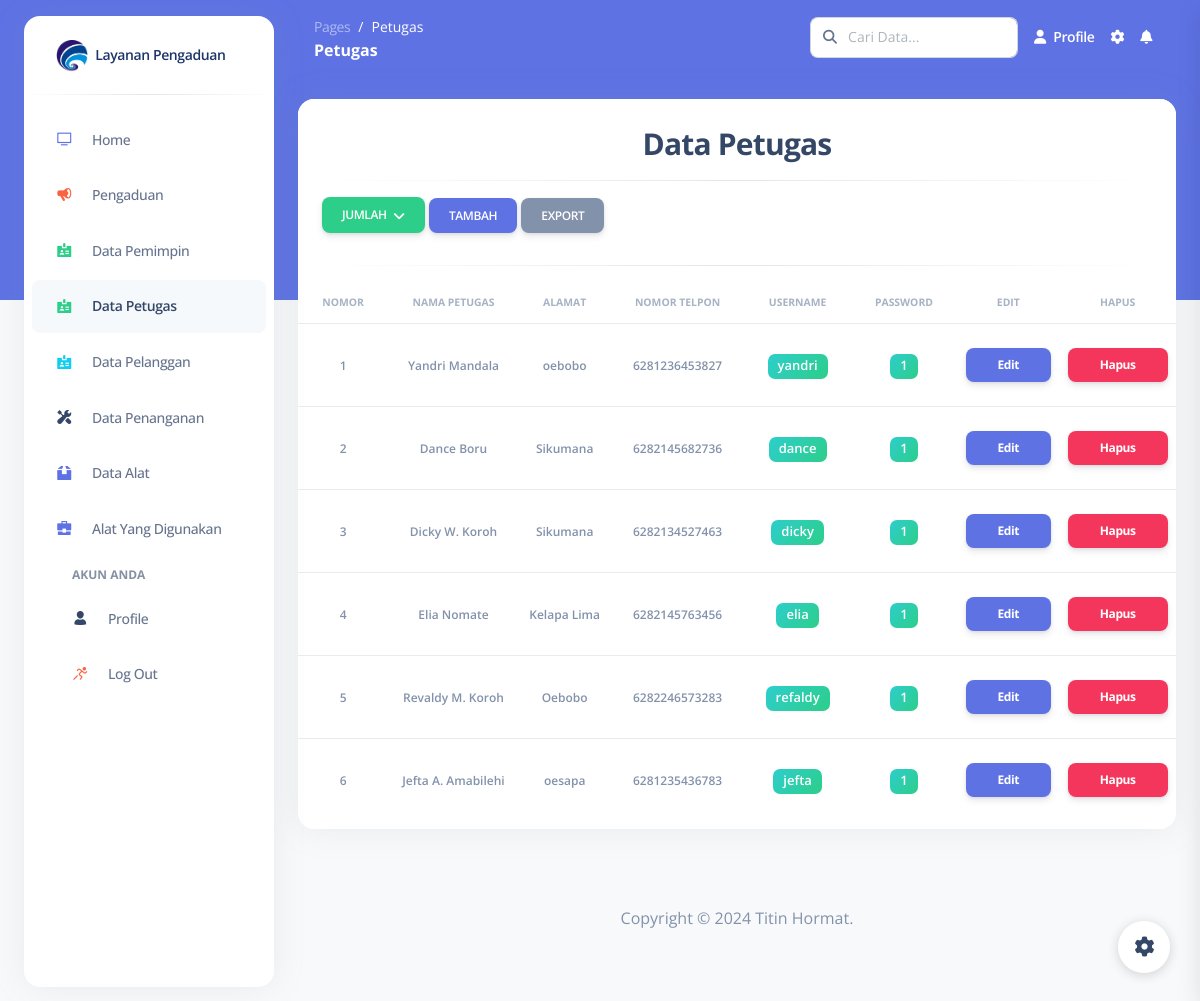
The page /pages/admin_data_petugas.php (signed in) on the database its author committed.
### tables this page shows
CREATE TABLE `petugas` (
  `id_petugas` int(20) NOT NULL,
  `nama_petugas` varchar(200) NOT NULL,
  `alamat` text NOT NULL,
  `nomor_telpon` varchar(30) NOT NULL,
  `username` varchar(50) NOT NULL,
  `password` varchar(50) NOT NULL,
  `deskripsi` text NOT NULL,
  `gambar` text NOT NULL
);

### pages/admin_data_petugas.php (the view, shortened to what the rows shown need)
<!DOCTYPE html>
<html lang="en">
<head>
    <link href="../assets/css/nucleo-icons.css" rel="stylesheet" />
    <link href="../assets/css/nucleo-svg.css" rel="stylesheet" />
    <link href="../assets/css/nucleo-svg.css" rel="stylesheet" />
    <link id="pagestyle" href="../assets/css/argon-dashboard.css?v=2.0.4" rel="stylesheet" />
</head>
<body class="g-sidenav-show   bg-gray-100">
    <main class="main-content position-relative border-radius-lg ">
        <div class="container-fluid py-4">
            <div class="row">
                <div class="col-12">
                    <div class="card mb-4">
                        <div class="card-body px-0 pt-0 pb-2">
                            <div class="table-responsive p-0">
                                <table class="table align-items-center mb-0">
                                    <thead>
                                        <tr>
                                            <th class="text-uppercase text-center text-secondary text-xxs font-weight-bolder opacity-7">
                                                Nomor</th>
                                            <th class="text-center text-uppercase text-secondary text-xxs font-weight-bolder opacity-7">
                                                Nama Petugas</th>
                                            <th class="text-center text-uppercase text-secondary text-xxs font-weight-bolder opacity-7">
                                                Alamat</th>
                                            <th class="text-center text-uppercase text-secondary text-xxs font-weight-bolder opacity-7">
                                                Nomor Telpon</th>
                                            <th class="text-center text-uppercase text-secondary text-xxs font-weight-bolder opacity-7">
                                                Username</th>
                                            <th class="text-center text-uppercase text-secondary text-xxs font-weight-bolder opacity-7">
                                                Password</th>
                                            <th class="text-center text-uppercase text-secondary text-xxs font-weight-bolder opacity-7">
                                                Edit</th>
                                            <th class="text-center text-uppercase text-secondary text-xxs font-weight-bolder opacity-7">
                                                Hapus</th>
                                        </tr>
                                    </thead>
                                    <tbody>
                                        <?php
                                        include '../koneksi.php';
                                        $query = "SELECT * FROM petugas";
                                        $query .= " ORDER BY id_petugas DESC";
                                        $result = mysqli_query($koneksi, $query);
                                        if (mysqli_num_rows($result) > 0) {
                                            $counter = 1;
                                            while ($row = mysqli_fetch_assoc($result)) {
                                                echo "<tr>";
                                                echo "<td class='align-middle text-center'><span class='text-secondary text-xs font-weight-bold'> $counter </span></td>";
                                                echo "<td class='align-middle text-center'><span class='text-secondary text-xs font-weight-bold'>" . $row['nama_petugas'] . "</span></td>";
                                                echo "<td class='align-middle text-center'><span class='text-secondary text-xs font-weight-bold'>" . $row['alamat'] . "</span></td>";
                                                echo "<td class='align-middle text-center'><span class='text-secondary text-xs font-weight-bold'>" . $row['nomor_telpon'] . "</span></td>";
                                                echo "<td class='align-middle text-center text-sm text-bold'><span class='bg-gradient-success' style='padding: 2px 10px 5px 10px; color: white; border-radius: 7px; font-size: 13px;'>" . $row['username'] . "</span></td>";
                                                echo "<td class='align-middle text-center text-sm text-bold'><span class='bg-gradient-success' style='padding: 2px 10px 5px 10px; color: white; border-radius: 7px; font-size: 13px;'>" . $row['password'] . "</span></td>";
                                                echo "<td class='align-middle text-center'>
                                                        <button class='btn btn-primary btn-sm mt-3' onclick='openEditPetugas(
                                                            \"" . $row['id_petugas'] . "\",
                                                            \"" . $row['nama_petugas'] . "\",
                                                            \"" . $row['alamat'] . "\",
                                                            \"" . $row['nomor_telpon'] . "\",
                                                            \"" . $row['username'] . "\",
                                                            \"" . $row['password'] . "\"
                                                        )'>Edit</button>
                                                        </td>";
                                                echo "<td class='align-middle text-center'>
                                                        <button class='btn btn-danger btn-sm mt-3' onclick='deletePetugas(\"" . $row['id_petugas'] . "\")'>Hapus</button>
                                                    </td>";
                                                echo "</tr>";
                                                $counter++;
                                            }
                                        } else {
                                            echo '<br><tr><td colspan="12" style="text-align: center;">Tidak ada data yang tersedia. Cobalah memasukkan kata kunci yang benar atau tambahkan data.</td></tr>';
                                        }
                                        ?>
                                    </tbody>
                                </table>
                            </div>
                        </div>
                    </div>
                </div>
            </div>
        </div>
    </main>
</body>
</html>

### rows shown on the page
petugas: nama_petugas "Yandri Mandala", alamat "oebobo", nomor_telpon "6281236453827", username "yandri", password "1"
petugas: nama_petugas "Dance Boru", alamat "Sikumana", nomor_telpon "6282145682736", username "dance", password "1"
petugas: nama_petugas "Dicky W. Koroh", alamat "Sikumana", nomor_telpon "6282134527463", username "dicky", password "1"
petugas: nama_petugas "Elia Nomate", alamat "Kelapa Lima", nomor_telpon "6282145763456", username "elia", password "1"
petugas: nama_petugas "Revaldy M. Koroh", alamat "Oebobo", nomor_telpon "6282246573283", username "refaldy", password "1"
petugas: nama_petugas "Jefta A. Amabilehi", alamat "oesapa", nomor_telpon "6281235436783", username "jefta", password "1"
